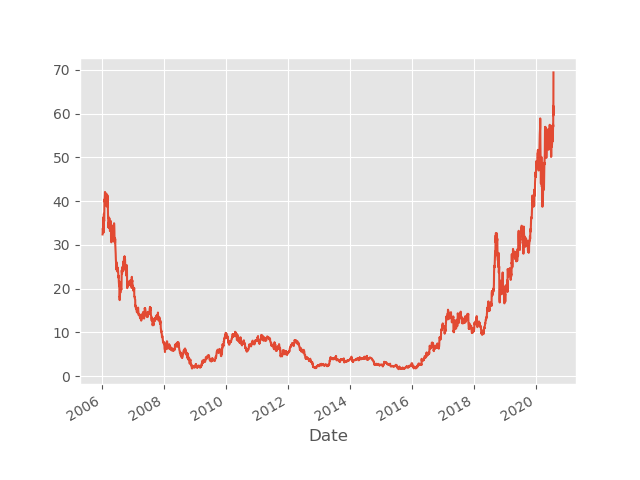

Reproduce this figure in Python.
#!/usr/bin/python
#Stock_Graph.py

'''Creates a graph of a certain stock'''

__version__ = "1.0.0"
__author__ = 'Gregory Chekler'

from matplotlib import style
import pandas_datareader as web
import datetime as dt

def Stocks_graph(symb):
    """creates a graph of stock price
    
    :param symb: stock that will be analyzed
    :return stock graph"""
    now = dt.datetime.now()
    symb = str(symb)
    style.use("ggplot")
    start = dt.datetime(2006, 1, 1)
    end = dt.datetime(int(now.year), int(now.month), int(now.day))
    df = web.get_data_yahoo(symb, start, end)
    figure = df["Adj Close"].plot()
    f = figure.get_figure()
    f.savefig("Stock_Graph.png")
    #This next part is for future editing
#     im = Image.open('Stock_Graph.png')
#     im = im.convert('RGB').convert('P', palette = Image.ADAPTIVE)
#     im.save('Stock_Graph.gif')

# Olav7D Tutorials on youtube helped me write this code
# Also Mr. Beckwith helped me with some parts of this that I did not know
